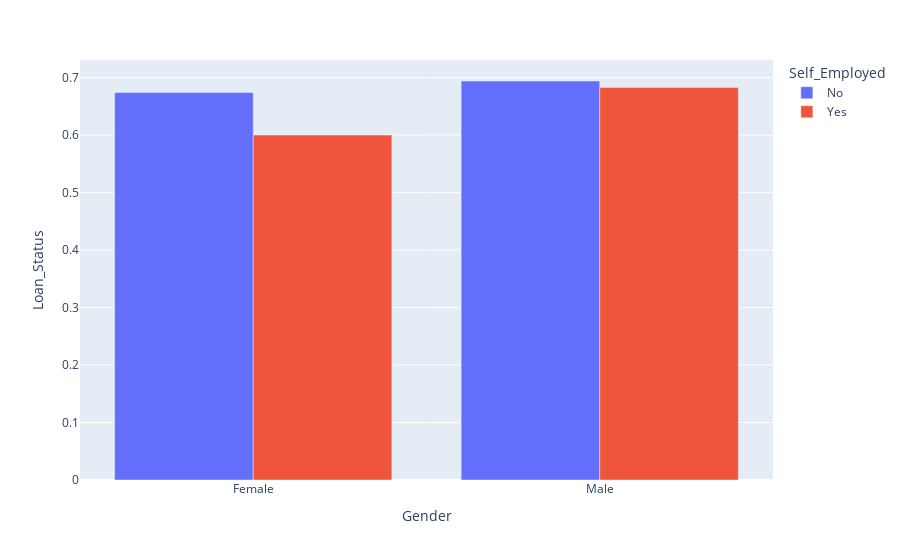

Here is the notebook cell this chart was saved with:
### Markdown cell above
#### Very few people have taken loan which is more than 4%  of their total income

### Code cell
gender_employed = train_df.groupby(['Gender','Self_Employed'],as_index=False)['Loan_Status'].mean()

px.bar(data_frame=gender_employed, x='Gender', y='Loan_Status', color='Self_Employed', barmode='group')

### Figure 1 — Plotly figure (JSON) as saved in the notebook; plotly's stock layout.template omitted (floating-point values rounded to 4 significant figures)
{"data": [{"alignmentgroup": "True", "hovertemplate": "Self_Employed=No<br>Gender=%{x}<br>Loan_Status=%{y}<extra></extra>", "legendgroup": "No", "marker": {"color": "#636efa", "pattern": {"shape": ""}}, "name": "No", "offsetgroup": "No", "orientation": "v", "showlegend": true, "textposition": "auto", "type": "bar", "x": ["Female", "Male"], "xaxis": "x", "y": [0.6742, 0.694], "yaxis": "y"}, {"alignmentgroup": "True", "hovertemplate": "Self_Employed=Yes<br>Gender=%{x}<br>Loan_Status=%{y}<extra></extra>", "legendgroup": "Yes", "marker": {"color": "#EF553B", "pattern": {"shape": ""}}, "name": "Yes", "offsetgroup": "Yes", "orientation": "v", "showlegend": true, "textposition": "auto", "type": "bar", "x": ["Female", "Male"], "xaxis": "x", "y": [0.6, 0.6825], "yaxis": "y"}], "layout": {"barmode": "group", "legend": {"title": {"text": "Self_Employed"}, "tracegroupgap": 0}, "margin": {"t": 60}, "xaxis": {"anchor": "y", "domain": [0, 1], "title": {"text": "Gender"}}, "yaxis": {"anchor": "x", "domain": [0, 1], "title": {"text": "Loan_Status"}}}}
